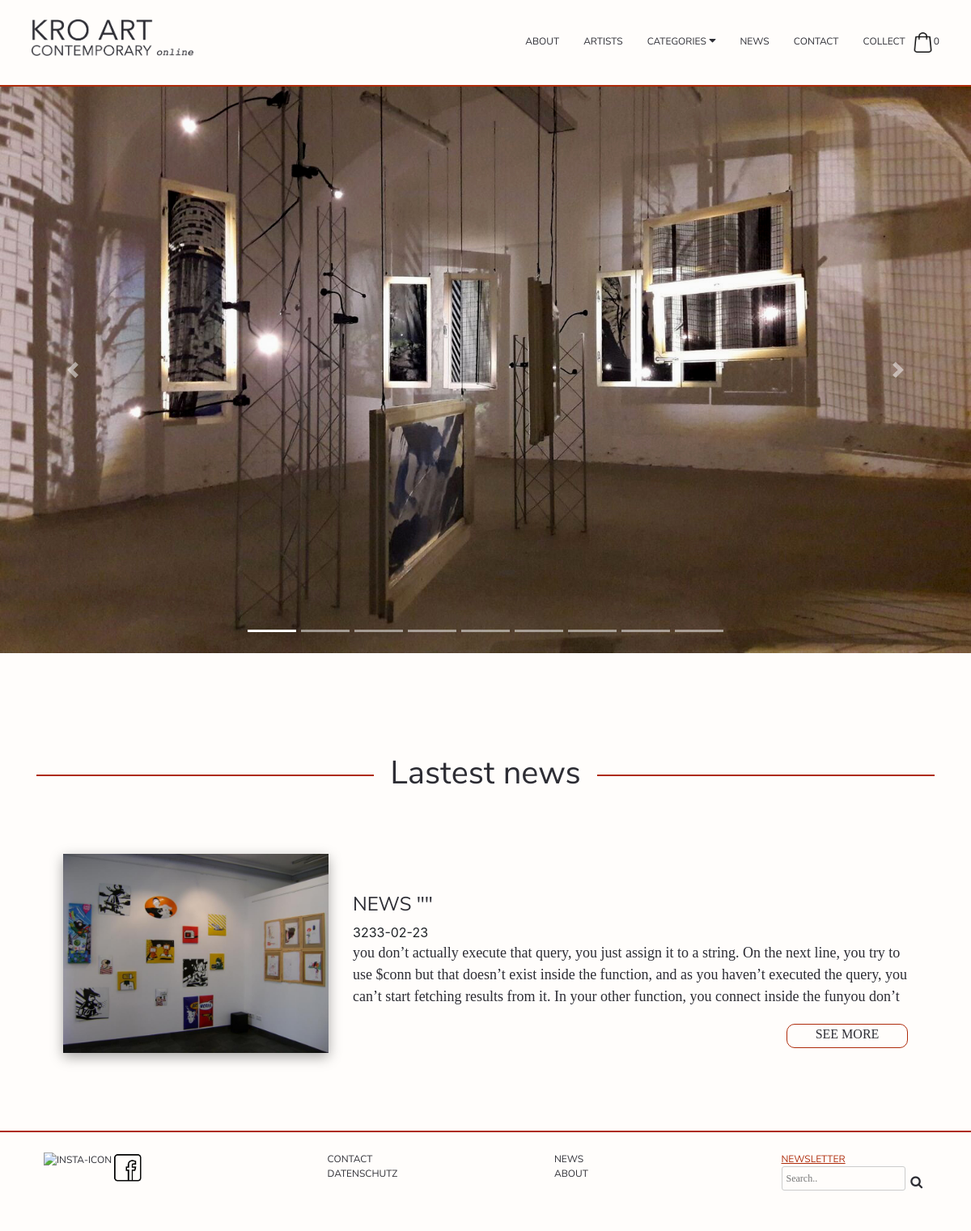
Page /Website/Home/index.php on the committed database.
### tables this page shows
CREATE TABLE `news` (
  `news_id` int(11) NOT NULL,
  `headline` varchar(255) NOT NULL,
  `daten` date NOT NULL,
  `textn` text NOT NULL,
  `picture` varchar(255) NOT NULL
);

### Website/Home/index.php (the view, shortened to what this page needs)
<?php  include_once('../includes/navbar.php');
$sql_news = "SELECT * FROM `news` ORDER BY news_id DESC LIMIT 1";
$result_news = $conn->query($sql_news);
?>
<main>
  <div class="carousel justify-content-center">
    <div id="carouselExampleIndicators" class="carousel slide" data-ride="carousel">
        <ol class="carousel-indicators" id="carousel-indicators">
          <li data-target="#carouselExampleIndicators" data-slide-to="0" class="active"></li>
          <li data-target="#carouselExampleIndicators" data-slide-to="1"></li>
          <li data-target="#carouselExampleIndicators" data-slide-to="2"></li>
          <li data-target="#carouselExampleIndicators" data-slide-to="3"></li>
          <li data-target="#carouselExampleIndicators" data-slide-to="4"></li>
          <li data-target="#carouselExampleIndicators" data-slide-to="5"></li>
          <li data-target="#carouselExampleIndicators" data-slide-to="6"></li>
          <li data-target="#carouselExampleIndicators" data-slide-to="7"></li>
          <li data-target="#carouselExampleIndicators" data-slide-to="8"></li>
        </ol>
        <div class="carousel-inner">
          <div class="carousel-item active">
            <img class="carousel-img d-block" src="../img/c_pic3.jpg" alt="First slide">
          </div>
        </div>
        <a class="carousel-control-prev" href="#carouselExampleIndicators" id="courusel-btn-1" role="button" data-slide="prev">
          <span class="carousel-control-prev-icon" aria-hidden="true"></span>
        </a>
        <a class="carousel-control-next" href="#carouselExampleIndicators" id="courusel-btn-2" role="button" data-slide="next">
          <span class="carousel-control-next-icon" aria-hidden="true"></span>
        </a>
    </div>
  </div>
    <?php
      echo '<div class="container home-container  pt-5 mt-5 ">';
      echo '<h1><span class="news_line">Lastest news</span></h1>';
      echo '</div>';
      if ($result_news-> num_rows > 0){
        while ($row = $result_news-> fetch_assoc()){
      echo '<div class="container p-5 mb-5">';
      echo '<div class="row d-flex">';
      echo '<div class="col-lg-4 col-md-5 col-sm-12">';
      echo "<img class='img_News_Home' src='../img/".$row['picture']."' />";
      echo '</div>';
      echo '<div class="col-lg-8 col-md-7 col-sm-12 pt-5 newsDiv">';
      echo '<div><h4>'. $row["headline"] .'</h4></div>';
      echo '<div class="date">'. $row["daten"] .'</div>';
      echo '<div class="textBox"><p>'. $row["textn"].'</p></div>';
      echo '<div class="button-News mt-3"><a href="../News/news.php"><p >SEE MORE</p></a></div>';
      echo '</div>';
      echo '</div>';
      echo '</div>';
        }
      }
?>
</main>
<?php include_once('../includes/footer.php') ?>

### Website/Style/style.css (style rules this page uses)
body { background-color: #fffdfb; }
h1 { font-family: "nunito"; color: #2d2d34; }
h4 { font-family: "nunito"; font-size: 24px; color: #2d2d34; }
p { font-family:"monserrat"; font-size: 18px; color: #2d2d34; }
a { text-transform: uppercase; font-size: 12px; color: #2d2d34; font-family: "nunito"; }
body, html { margin:0; padding:0; }
li { text-transform: uppercase ; list-style: none; padding-left:30px; font-family: "nunito"; color: #2d2d34; font-size: 12px; }
.carousel-inner { height: auto; }
.carousel-img { width: 100%; max-width:100%; height: 700px; -moz-box-shadow: 5px 5px 5px #ccc; -webkit-box-shadow: 5px 5px 5px #ccc; box-shadow: 5px 5px 5px #ccc; }
.home-container h1 { width: 100%; margin: .7em auto; overflow: hidden; text-align: center; font-weight:300; }
.news_line:before, .news_line:after { content: ""; display: inline-block; width: 50%; margin: 0 .5em 0 -55%; vertical-align: middle; border-bottom: 1px solid; border:1px solid #ae2b0a }
.news_line:after { margin: 0 -55% 0 .5em; }
.img_News_Home { max-width: 100%; width: 100%; -moz-box-shadow: rgba(0, 0, 0, 0.35) 0px 5px 15px; -webkit-box-shadow: rgba(0, 0, 0, 0.35) 0px 5px 15px; box-shadow: rgba(0, 0, 0, 0.35) 0px 5px 15px; }
.date { border: 0 solid transparent; }
.button-News { text-align: center; border: 1px solid #ae2b0a; border-radius: 10px; max-width: 100%; width: 150px; height: 30px; float: right; text-transform: uppercase !important; }
.button-News a { font-size: 16px !important; }
.button-News p { font-size: 16px !important; font-family:"monserrat" !important; text-transform: uppercase !important; }
.textBox { height:85px; text-overflow: ellipsis; overflow: hidden; margin: 0; padding: 0; }
.active { color: #ae2b0a; }

### rows in the picture
news: picture (picture), headline "NEWS \"\"", daten "3233-02-23", textn "you don’t actually execute that query, you just assign it to a string. On the next line, you try to use $conn but that doesn’t exist inside the function, and as you haven’t executed the query, you can’t start fetching results from it. In your other function, you connect inside the funyou don’t…"

### other values in the picture
my_shopping_cart_total_product_count() "0"
